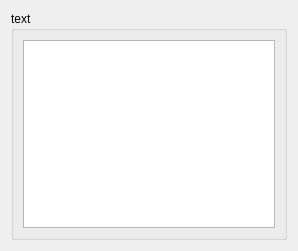
<?xml version="1.0" encoding="UTF-8"?>
<ui version="4.0">
 <class>IO</class>
 <widget class="QWidget" name="IO">
  <property name="geometry">
   <rect>
    <x>0</x>
    <y>0</y>
    <width>298</width>
    <height>251</height>
   </rect>
  </property>
  <property name="sizePolicy">
   <sizepolicy hsizetype="Preferred" vsizetype="Minimum">
    <horstretch>0</horstretch>
    <verstretch>0</verstretch>
   </sizepolicy>
  </property>
  <property name="minimumSize">
   <size>
    <width>0</width>
    <height>50</height>
   </size>
  </property>
  <property name="windowTitle">
   <string>Form</string>
  </property>
  <layout class="QGridLayout" name="gridLayout">
   <item row="0" column="0">
    <widget class="QGroupBox" name="textLO">
     <property name="sizePolicy">
      <sizepolicy hsizetype="Preferred" vsizetype="Minimum">
       <horstretch>0</horstretch>
       <verstretch>0</verstretch>
      </sizepolicy>
     </property>
     <property name="minimumSize">
      <size>
       <width>0</width>
       <height>50</height>
      </size>
     </property>
     <property name="title">
      <string>text</string>
     </property>
     <layout class="QGridLayout" name="gridLayout_2">
      <item row="0" column="0">
       <widget class="QPlainTextEdit" name="text">
        <property name="sizePolicy">
         <sizepolicy hsizetype="Preferred" vsizetype="Minimum">
          <horstretch>0</horstretch>
          <verstretch>0</verstretch>
         </sizepolicy>
        </property>
        <property name="minimumSize">
         <size>
          <width>0</width>
          <height>50</height>
         </size>
        </property>
       </widget>
      </item>
     </layout>
    </widget>
   </item>
  </layout>
 </widget>
 <resources/>
 <connections/>
</ui>
